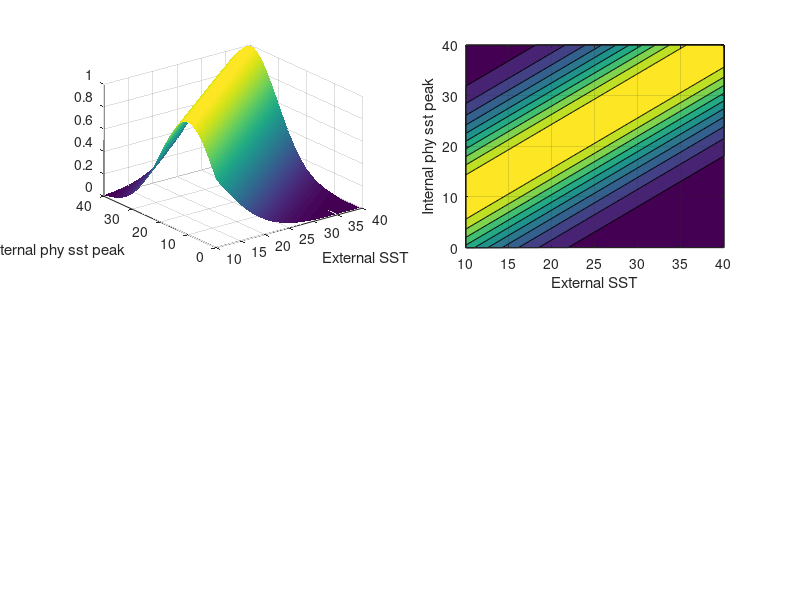
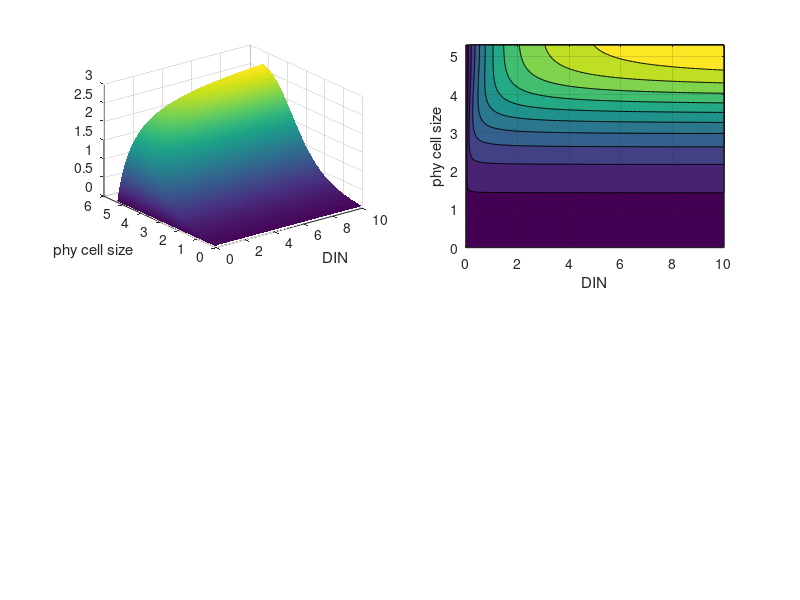

Recreate these plots in MATLAB, in order.
%%function [] = jamstecrest_sstniches()

%===================================================================================
%...................................................................................
sst = [10:0.2:40]; %External sst forcing [degress C]
%...................................................................................
ymin = 0; %log([degrees C])
ymax = 40; %log([degrees C])
ydel = (ymax - ymin)/256; 
yaxis  = [ymin:ydel:ymax]; %Internal sst phy peak (maximum growth) [degress C]
%...................................................................................
yopt = sst; %Optimal value of internal phy sst peak should match the external sst forcing.
%...................................................................................
%%Gamma = (ymax - ymin)/6;
Gamma = (ymax - ymin)/4;
Theta = 2.0; %It *must* be [2, 4, 6, etc]
%...................................................................................
[YAXIS,YOPT] = meshgrid(yaxis,yopt);
[YAXIS,SST ] = meshgrid(yaxis,sst );
%...................................................................................
FY001 = (1.0) * exp(-(((YAXIS - YOPT).^Theta)/(2*Gamma^Theta))); %Pseudo-Gaussian curve reaching max.value = 1.0 (ie. area bigger than 1.0)
FY002 = (1.0) * exp(-(((YAXIS - SST ).^Theta)/(2*Gamma^Theta))); %Pseudo-Gaussian curve reaching max.value = 1.0 (ie. area bigger than 1.0)
%...................................................................................
FY = FY002; 
%...................................................................................
figure(10)
subplot(2,2,1)
surf(SST,YAXIS,FY) 
xlabel('External SST')
ylabel('Internal phy sst peak')
% $$$ set(gca,'Xdir','normal')
% $$$ set(gca,'Ydir','reverse')
shading interp 
grid on
subplot(2,2,2)
contourf(SST,YAXIS,FY)
xlabel('External SST')
ylabel('Internal phy sst peak')
grid on
%...................................................................................
%===================================================================================
%...................................................................................
xmin = log(1.0);
xmax = log(200.00);
xdel = ((xmax - xmin)/256); 
xaxis  = [xmin:xdel:xmax]; %[log(um)] 
%...................................................................................
din = [0:0.05:10.0];
%...................................................................................
[XAXIS,DIN] = meshgrid(xaxis,din);
%...................................................................................
mp = 0.20; %Phy background mortality [d-1]
mu0 = 1.0; %Phy maximum grazing rate [d-1] at log(ESD) = 1.0 
ks0 = 0.1; %Phy half-sat uptake [mmolN*m-3] at log(ESD) = 1.0 
amu = 1.00; %Size scaling factor for muPhy [n.d.]
aks = 2.00; %Size scaling factor for ksPhy [n.d.]
%...................................................................................
MUX001 = mu0 * exp(amu*XAXIS);
KSX001 = ks0 * exp(aks*XAXIS);
%...................................................................................
mumax = 3.0;
mux = mumax * (1 - exp(-0.02*exp(xaxis)));
MUX002 = mumax * (1 - exp(-0.02*exp(XAXIS)));
knp1 = 0.5; 
mup1 = 2.0; %[d-1]
alfa1 = mup1/knp1; %[m3*mmolN-1*d-1]
Cte = alfa1*mup1; %[m3*mmolN-1*d-2]
ksx = (mux.^2)/Cte;
KSX002 = (MUX002.^2)/Cte;
%...................................................................................
% $$$ MUX = MUX001; 
% $$$ KSX = KSX001; 
%...................................................................................
MUX = MUX002; 
KSX = KSX002; 
%...................................................................................
LX = (KSX ./ (KSX + DIN));
QX = (DIN ./ (DIN + KSX));
UX = MUX .* QX; 
%...................................................................................
figure(20)
subplot(2,2,1)
surf(DIN,XAXIS,UX) 
xlabel('DIN')
ylabel('phy cell size')
% $$$ set(gca,'Xdir','normal')
% $$$ set(gca,'Ydir','reverse')
shading interp 
grid on
subplot(2,2,2)
contourf(DIN,XAXIS,UX)
xlabel('DIN')
ylabel('phy cell size')
grid on
%...................................................................................
%===================================================================================
